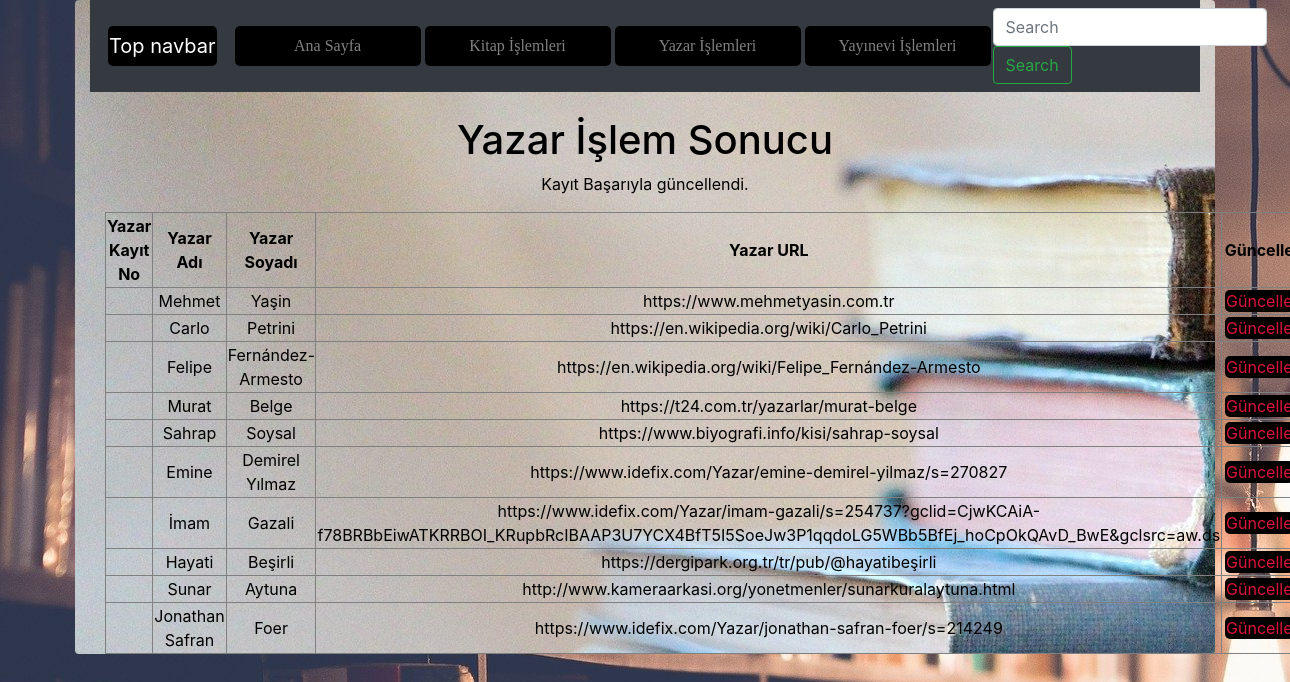
Screenshot of /meteozcan_final/yazar_guncellendi.php with the database file from the repository.
### tables this page shows
CREATE TABLE `yazar` (
  `YazarKayıtNo` smallint(6) NOT NULL COMMENT 'Yazarın Kayıt Numarası',
  `YazarKayıtTarihi` timestamp NOT NULL DEFAULT current_timestamp() COMMENT 'Yazarın Veritabanına Kayıt Edildiği Tarih',
  `YazarAdi` varchar(35) NOT NULL COMMENT 'Yazarın Adı',
  `YazarSoyadi` varchar(35) NOT NULL COMMENT 'Yazarın Soyadı',
  `YazarURL` varchar(200) NOT NULL COMMENT 'Yazarın URL''si'
);

### meteozcan_final/yazar_guncellendi.php (the view, shortened to what this page needs)
<?php
    require_once("baglanti.php");
    $YazarKayitNo = mysqli_real_escape_string($baglanti, $_POST['YazarKayitNo']);
    $YazarAdi = mysqli_real_escape_string($baglanti, $_POST['YazarAdi']);
    $YazarSoyadi = mysqli_real_escape_string($baglanti, $_POST['YazarSoyadi']);
    $YazarURL = mysqli_real_escape_string($baglanti, $_POST['YazarURL']);
    $sorgu = "UPDATE yazar SET YazarAdi = '$YazarAdi', YazarSoyadi = '$YazarSoyadi', YazarURL = '$YazarURL' WHERE YazarKayitNo = $YazarKayitNo";
    if (mysqli_query($baglanti, $sorgu)) {
        $islemSonuc = "Kayıt Başarıyla güncellendi.";
    } else {
        $islemSonuc = "Hata: " . $sorgu . "<br>" . mysqli_error($baglanti);
    }
    $sorgu = mysqli_query($baglanti, "SELECT * FROM yazar ORDER BY YazarKayitNo DESC");
?>
<!DOCTYPE html>
<html lang="tr"><head><meta http-equiv="Content-Type" content="text/html; charset=UTF-8">
<link href="bootstrap.min.css" rel="stylesheet">
<link href="bs1.css" rel="stylesheet">
    <link href="./katalog_files/navbar-top.css" rel="stylesheet">
  </head>
  <body>
      <div id="divone" class="container rounded">
    <nav class="navbar navbar-expand-md navbar-dark bg-dark mb-4">
  <a class="navbar-brand" href="https://getbootstrap.com/docs/4.4/examples/navbar-static/#">Top navbar</a>
  <div class="collapse navbar-collapse" id="navbarCollapse">
    <ul class="navbar-nav mr-auto">
      <li class="nav-item">
        <a class="nav-link" href="index.php">Ana Sayfa </a>
      </li>
      <li class="nav-item">
        <a class="nav-link" href="kitap.php">Kitap İşlemleri</a>
      </li>
      <li class="nav-item">
        <a class="nav-link" href="yazar.php">Yazar İşlemleri</a>
      </li>
      <li class="nav-item">
        <a class="nav-link" href="yayinevi.php">Yayınevi İşlemleri</a>
      </li>
    </ul>
    <form class="form-inline mt-2 mt-md-0">
      <input class="form-control mr-sm-2" type="text" placeholder="Search" aria-label="Search">
      <button class="btn btn-outline-success my-2 my-sm-0" type="submit">Search</button>
    </form>
  </div>
</nav>
<main role="main" class="container">
<h1>Yazar İşlem Sonucu</h1>
<p><?php echo $islemSonuc; ?></p>
<?php
echo("<table border=1>");
    echo("<tr>");
    echo("<td><b>Yazar Kayıt No</b></td>");
    echo("<td><b>Yazar Adı</b></td>");
    echo("<td><b>Yazar Soyadı</b></td>");
    echo("<td><b>Yazar URL</b></td>");
    echo("<td><b>Güncelle</b></td>");
    echo("</tr>");
while($satir = mysqli_fetch_assoc($sorgu)){
    echo("<tr>");
    echo("<td>".$satir["YazarKayitNo"]."</td>");
    echo("<td>".$satir["YazarAdi"]."</td>");
    echo("<td>".$satir["YazarSoyadi"]."</td>");
    echo("<td>".$satir["YazarURL"]."</td>");
    echo("<td><a href='yazarguncellenecek.php?YazarKayitNo=".$satir["YazarKayitNo"]."'>Güncelle</a></td>");
    echo("</tr>");
            }
echo("</table>");
?>
</main>
      </div>
</body></html>

### meteozcan_final/bs1.css (style rules this page uses)
body { background-image: url(resim.jpg); }
#divone { background-image: url(resim3.jpg); color: black; margin-bottom: 10px; text-align: center; }
.nav-item { width: 190px; }
.nav-item a { color: wheat; font-family: cursive; transition-duration: 0.4s; }
a { color: crimson; text-decoration-line: none; background-color: black; border-radius: 5px; margin: 2px; padding: 1px; }

### meteozcan_final/navbar-top.css (style rules this page uses)
body { min-height: 75rem; }

### rows the page displays
yazar: YazarAdi "Mehmet", YazarSoyadi "Yaşin", YazarURL "https://www.mehmetyasin.com.tr"
yazar: YazarAdi "Carlo", YazarSoyadi "Petrini", YazarURL "https://en.wikipedia.org/wiki/Carlo_Petrini"
yazar: YazarAdi "Felipe", YazarSoyadi "Fernández-Armesto", YazarURL "https://en.wikipedia.org/wiki/Felipe_Fernández-Armesto"
yazar: YazarAdi "Murat", YazarSoyadi "Belge", YazarURL "https://t24.com.tr/yazarlar/murat-belge"
yazar: YazarAdi "Sahrap", YazarSoyadi "Soysal", YazarURL "https://www.biyografi.info/kisi/sahrap-soysal"
yazar: YazarAdi "Emine", YazarSoyadi "Demirel Yılmaz", YazarURL "https://www.idefix.com/Yazar/emine-demirel-yilmaz/s=270827"
yazar: YazarAdi "İmam", YazarSoyadi "Gazali", YazarURL "https://www.idefix.com/Yazar/imam-gazali/s=254737?gclid=CjwKCAiA-f78BRBbEiwATKRRBOI_KRupbRcIBAAP3U7YCX4BfT5I5SoeJw3P1qqdoLG5WBb5BfEj_hoCpOkQAvD_BwE&gclsrc=aw.ds"
yazar: YazarAdi "Hayati", YazarSoyadi "Beşirli", YazarURL "https://dergipark.org.tr/tr/pub/@hayatibeşirli"
yazar: YazarAdi "Sunar", YazarSoyadi "Aytuna", YazarURL "http://www.kameraarkasi.org/yonetmenler/sunarkuralaytuna.html"
yazar: YazarAdi "Jonathan Safran", YazarSoyadi "Foer", YazarURL "https://www.idefix.com/Yazar/jonathan-safran-foer/s=214249"

### other values shown
$islemSonuc "Kayıt Başarıyla güncellendi."
